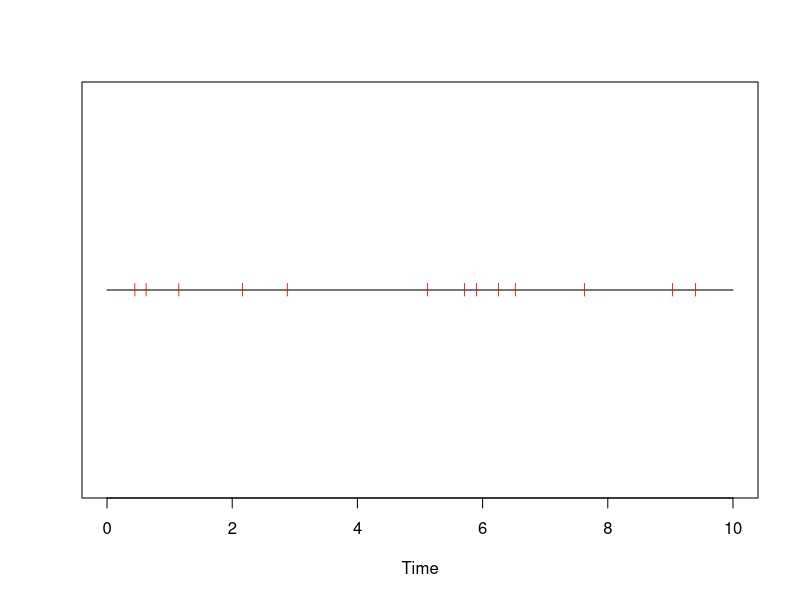

This figure's R source:
# To simulate  Poisson Process with a given costant rate
GenPP <- function(T, rate)
{
  # Initializations
  EventTimes <- NULL
  
  # Generate the first interarrival time
  U <- runif(1,0,1)
  t <- -log(1-U)/rate
  
  # Loop to generate event times
  while(t < T)
  {
    EventTimes <- c(EventTimes, t)
    U <- runif(1,0,1)
    t <- t - log(1-U)/rate  
  }
  
  return(EventTimes)
}

# To view output
T <- 10
rate <- 1
EventTimes <- GenPP(T,rate)
N <- length(EventTimes)
plot(c(0,T),c(0,0),type='l',xlab='Time',ylab='',yaxt='n');
points(EventTimes,rep(0,N),pch='|', col = "red", cex=0.85)

